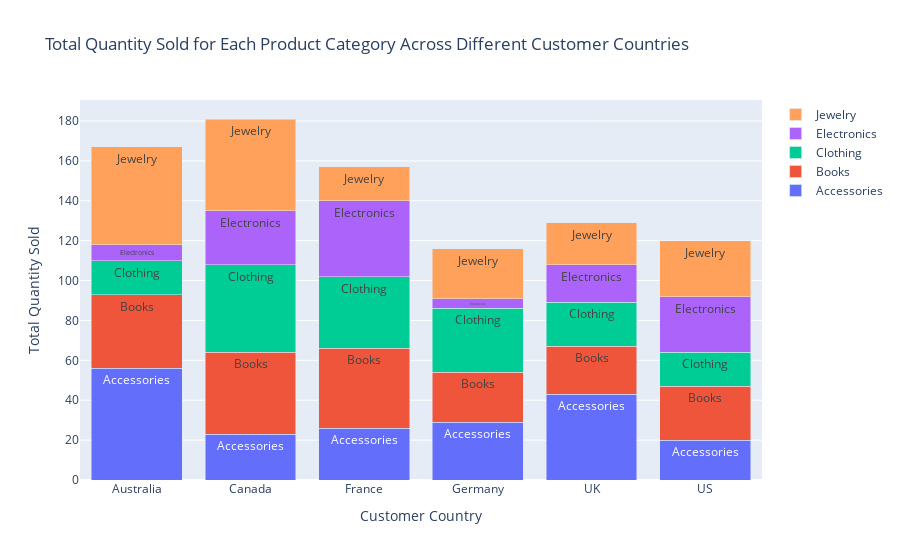

Here is the notebook cell this chart was saved with:
### Markdown cell above
#### Create a stacked bar chart showing the total quantity sold for each product category across different customer countries. Include tooltips that display the category name, country name, and total quantity when hovering over a bar segment.

### Code cell
grouped_data = ecom_data.groupby(['category', 'customer_country'])['quantity'].sum().reset_index()
fig = go.Figure()

for category in grouped_data['category'].unique():
    category_data = grouped_data[grouped_data['category'] == category]
    fig.add_trace(go.Bar(
        x=category_data['customer_country'],
        y=category_data['quantity'],
        name=category,
        hovertemplate='Category: %{text}<br>Country: %{x}<br>Total Quantity: %{y}',
        text=category_data['category']
    ))

fig.update_layout(
    title='Total Quantity Sold for Each Product Category Across Different Customer Countries',
    xaxis=dict(title='Customer Country'),
    yaxis=dict(title='Total Quantity Sold'),
    barmode='stack'
)

# Show plot
fig.show()

### Figure 1 — Plotly figure (JSON) as saved in the notebook; plotly's stock layout.template omitted (floating-point values rounded to 4 significant figures)
{"data": [{"hovertemplate": "Category: %{text}<br>Country: %{x}<br>Total Quantity: %{y}", "name": "Accessories", "text": ["Accessories", "Accessories", "Accessories", "Accessories", "Accessories", "Accessories"], "type": "bar", "x": ["Australia", "Canada", "France", "Germany", "UK", "US"], "y": [56, 23, 26, 29, 43, 20]}, {"hovertemplate": "Category: %{text}<br>Country: %{x}<br>Total Quantity: %{y}", "name": "Books", "text": ["Books", "Books", "Books", "Books", "Books", "Books"], "type": "bar", "x": ["Australia", "Canada", "France", "Germany", "UK", "US"], "y": [37, 41, 40, 25, 24, 27]}, {"hovertemplate": "Category: %{text}<br>Country: %{x}<br>Total Quantity: %{y}", "name": "Clothing", "text": ["Clothing", "Clothing", "Clothing", "Clothing", "Clothing", "Clothing"], "type": "bar", "x": ["Australia", "Canada", "France", "Germany", "UK", "US"], "y": [17, 44, 36, 32, 22, 17]}, {"hovertemplate": "Category: %{text}<br>Country: %{x}<br>Total Quantity: %{y}", "name": "Electronics", "text": ["Electronics", "Electronics", "Electronics", "Electronics", "Electronics", "Electronics"], "type": "bar", "x": ["Australia", "Canada", "France", "Germany", "UK", "US"], "y": [8, 27, 38, 5, 19, 28]}, {"hovertemplate": "Category: %{text}<br>Country: %{x}<br>Total Quantity: %{y}", "name": "Jewelry", "text": ["Jewelry", "Jewelry", "Jewelry", "Jewelry", "Jewelry", "Jewelry"], "type": "bar", "x": ["Australia", "Canada", "France", "Germany", "UK", "US"], "y": [49, 46, 17, 25, 21, 28]}], "layout": {"barmode": "stack", "title": {"text": "Total Quantity Sold for Each Product Category Across Different Customer Countries"}, "xaxis": {"title": {"text": "Customer Country"}}, "yaxis": {"title": {"text": "Total Quantity Sold"}}}}
